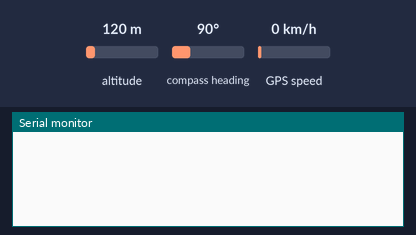
Simulated run of this sketch. Board: ESP32. On the bench: the last lines printed to the serial monitor. Inputs (shaded band) come from the test bench; at power-on: altitude 120 m, GPS speed 0 km/h, compass heading 90°. WiFi joins after 1.5 s; servers stay silent unless stated; the GPS gets a fix after 3 s at 37.7749, -122.4194 with 8 satellites.

Above: at 2.7 s.
2.8 s: altitude set to 20 m
At 4.3 s:
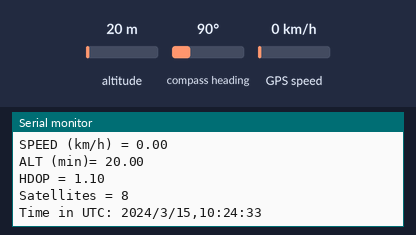
5.0 s: GPS speed set to 2 km/h
At 6.3 s:
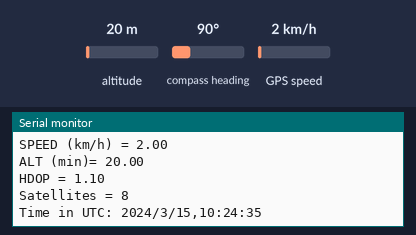
6.5 s: altitude set to 250 m
At 7.3 s:
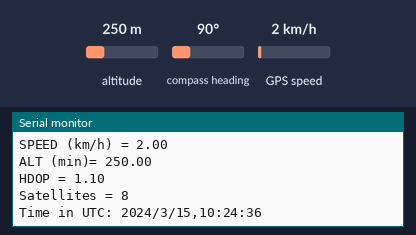
Timing chart, 0 to 9.5 s (numbered marks = the images above; inputs shaded):
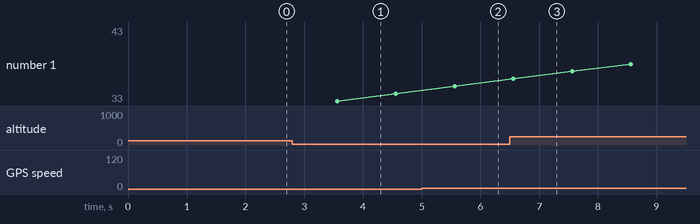

The sketch:

2-GPS-ecm.ino
```cpp
#include "arduino_secrets.h"
/*
  Sketch generated by the Arduino IoT Cloud Thing "Untitled 3"
  https://create.arduino.cc/cloud/things/dff0e2cf-8aa8-4778-9000-4aada35b85f9

  Arduino IoT Cloud Variables description

  The following variables are automatically generated and updated when changes are made to the Thing

  float speed;

  Variables which are marked as READ/WRITE in the Cloud Thing will also have functions
  which are called when their values are changed from the Dashboard.
  These functions are generated with the Thing and added at the end of this sketch.
*/

#include "thingProperties.h"
#include <SoftwareSerial.h>
#include <TinyGPS++.h>
TinyGPSPlus gps;
SoftwareSerial gpsSerial(5, 4);

void setup() {
  // Initialize serial and wait for port to open:
  Serial.begin(9600);
  gpsSerial.begin(9600);
  delay(1500);

  // Defined in thingProperties.h
  initProperties();

  // Connect to Arduino IoT Cloud
  ArduinoCloud.begin(ArduinoIoTPreferredConnection);

  /*
     The following function allows you to obtain more information
     related to the state of network and IoT Cloud connection and errors
     the higher number the more granular information you’ll get.
     The default is 0 (only errors).
     Maximum is 4
 */
  setDebugMessageLevel(2);
  ArduinoCloud.printDebugInfo();
}

void loop() {
  ArduinoCloud.update();
  unsigned long start = millis();
  while (millis() - start < 1000) {
    while (gpsSerial.available() > 0) {
      gps.encode(gpsSerial.read());
    }
    if (gps.location.isUpdated()) {
      Serial.print("LAT: ");
      Serial.println(gps.location.lat(), 6);
      Serial.print("LONG: ");
      Serial.println(gps.location.lng(), 6);
      Serial.print("SPEED (km/h) = ");
      speed = gps.speed.kmph();
      Serial.println(gps.speed.kmph());
      Serial.print("ALT (min)= ");
      Serial.println(gps.altitude.meters());
      Serial.print("HDOP = ");
      Serial.println(gps.hdop.value() / 100.0);
      Serial.print("Satellites = ");
      Serial.println(gps.satellites.value());
      Serial.print("Time in UTC: ");
      Serial.println(String(gps.date.year()) + "/" + String(gps.date.month()) + "/" + String(gps.date.day()) + "," + String(gps.time.hour()) + ":" + String(gps.time.minute()) + ":" + String(gps.time.second()));
      Serial.println("");
    }
  }
  // Your code here


}
```

arduino_secrets.h
```cpp
#define SECRET_DEVICE_KEY ""
#define SECRET_OPTIONAL_PASS ""
#define SECRET_SSID ""
```

thingProperties.h
```cpp
// Code generated by Arduino IoT Cloud, DO NOT EDIT.

#include <ArduinoIoTCloud.h>
#include <Arduino_ConnectionHandler.h>

const char DEVICE_LOGIN_NAME[]  = "03881c24-fd85-4392-9911-46e0eb5d6af3";

const char SSID[]               = SECRET_SSID;    // Network SSID (name)
const char PASS[]               = SECRET_OPTIONAL_PASS;    // Network password (use for WPA, or use as key for WEP)
const char DEVICE_KEY[]  = SECRET_DEVICE_KEY;    // Secret device password


float speed;

void initProperties(){

  ArduinoCloud.setBoardId(DEVICE_LOGIN_NAME);
  ArduinoCloud.setSecretDeviceKey(DEVICE_KEY);
  ArduinoCloud.addProperty(speed, READ, ON_CHANGE, NULL);

}

WiFiConnectionHandler ArduinoIoTPreferredConnection(SSID, PASS);
```

Measured:
- after the input at 2.8 s, the serial monitor: prints a new line after 0.72 s (image 1)
- after the input at 5.0 s, the serial monitor: prints a new line after 0.52 s (image 2)
- after the input at 6.5 s, the serial monitor: prints a new line at once (image 3)
